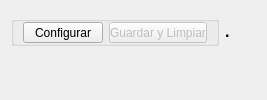
      <widget class="QWidget" name="Station_3">
       <attribute name="title">
        <string>Estacion 3</string>
       </attribute>
       <layout class="QGridLayout" name="gridLayout_5">
        <item row="1" column="0" colspan="3">
         <widget class="PressureTempGraph" name="GraphE_3" native="true">
          <property name="enabled">
           <bool>false</bool>
          </property>
         </widget>
        </item>
        <item row="0" column="2">
         <spacer name="horizontalSpacer_5">
          <property name="orientation">
           <enum>Qt::Orientation::Horizontal</enum>
          </property>
          <property name="sizeHint" stdset="0">
           <size>
            <width>20</width>
            <height>40</height>
           </size>
          </property>
         </spacer>
        </item>
        <item row="0" column="0">
         <widget class="QGroupBox" name="gbBtns_3">
          <property name="enabled">
           <bool>true</bool>
          </property>
          <property name="maximumSize">
           <size>
            <width>16777215</width>
            <height>30</height>
           </size>
          </property>
          <property name="title">
           <string/>
          </property>
          <layout class="QGridLayout" name="gridLayout_10">
           <property name="topMargin">
            <number>0</number>
           </property>
           <property name="bottomMargin">
            <number>0</number>
           </property>
           <item row="0" column="0">
            <widget class="QPushButton" name="btnEstConfig_3">
             <property name="enabled">
              <bool>true</bool>
             </property>
             <property name="maximumSize">
              <size>
               <width>100</width>
               <height>16777215</height>
              </size>
             </property>
             <property name="text">
              <string>Configurar</string>
             </property>
            </widget>
           </item>
           <item row="0" column="1">
            <widget class="QPushButton" name="btnSvClr_3">
             <property name="enabled">
              <bool>false</bool>
             </property>
             <property name="maximumSize">
              <size>
               <width>98</width>
               <height>16777215</height>
              </size>
             </property>
             <property name="text">
              <string>Guardar y Limpiar</string>
             </property>
            </widget>
           </item>
          </layout>
         </widget>
        </item>
        <item row="0" column="1">
         <widget class="QLabel" name="lblState_3">
          <property name="font">
           <font>
            <pointsize>12</pointsize>
            <bold>true</bold>
           </font>
          </property>
          <property name="text">
           <string>.</string>
          </property>
         </widget>
        </item>
       </layout>
      </widget>
